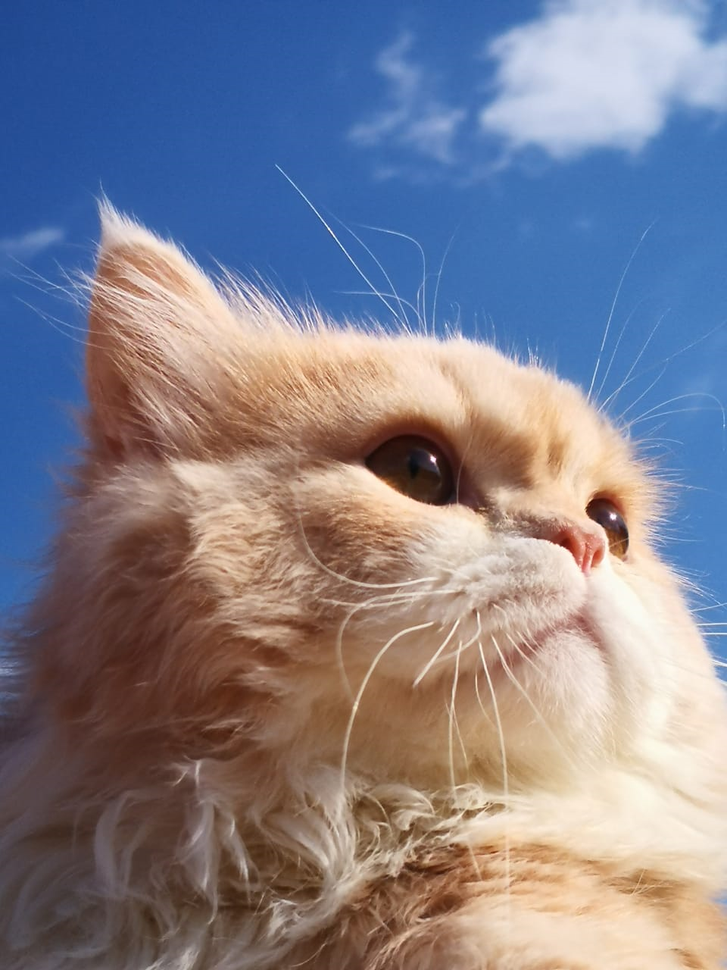
#> input picture image_manipulation_task/papsie-tiff.tiff, 727 x 970 px, shrunk from 960 x 1280 before the run, found by its file name
$ python Task1_Histogram.py
#> lines starting #> are read from the running program, lines starting #| are printed output that depends on the picture
import cv2
import matplotlib.pyplot as plt

imgpath = r"D:\Documents\FEE\Sem_06\Digital_Image_Processing\image_manipulation_task\papsie-tiff.tiff"
img = cv2.imread(imgpath)
#> img is the input picture: shape (970, 727, 3); mean B, G, R 140.9, 127.8, 129.7

# showing the image before :

cv2.imshow('Image', img)
cv2.waitKey()

img = cv2.cvtColor(img, cv2.COLOR_BGR2RGB)

# Color Channels Histogram
red_hist = cv2.calcHist([img], [0], None, [256], [0, 255])
#> red_hist = 256 values, max 9497 at index 65, min 0 at index 0, mean 2750.3
green_hist = cv2.calcHist([img], [1], None, [256], [0, 255])
#> green_hist = 256 values, max 10387 at index 117, min 0 at index 0, mean 2754.6
blue_hist = cv2.calcHist([img], [2], None, [256], [0, 255])
#> blue_hist = 256 values, max 11303 at index 182, min 0 at index 255, mean 2754.3

hist_before = [red_hist, green_hist, blue_hist]

plt.subplot(4, 1, 1)
plt.imshow(img)
plt.title('image')
plt.xticks([])
plt.yticks([])

plt.subplot(4, 1, 2)
plt.plot(red_hist, color='r')
plt.xlim([0, 255])
plt.title('red histogram')

plt.subplot(4, 1, 3)
plt.plot(green_hist, color='g')
plt.xlim([4, 255])
plt.title('green histogram')

plt.subplot(4, 1, 4)
plt.plot(blue_hist, color='b')
plt.xlim([0, 255])
plt.title('blue histogram')

plt.tight_layout()
plt.show()
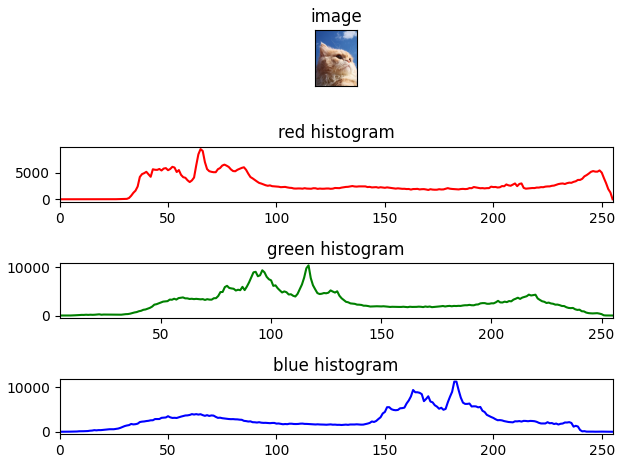
#> figure drawn by matplotlib, 4 panels; panel 2: curve peaks at x = 65, y = 9497; panel 3: curve peaks at x = 117, y = 10387; panel 4: curve peaks at x = 182, y = 11303

#--------------

# 2: increasing contrast, and leaving the brightness the same:

alpha = 1.7 #contrast control
beta = 0 #brightness control

img2 = cv2.convertScaleAbs(img, alpha=alpha, beta=beta)
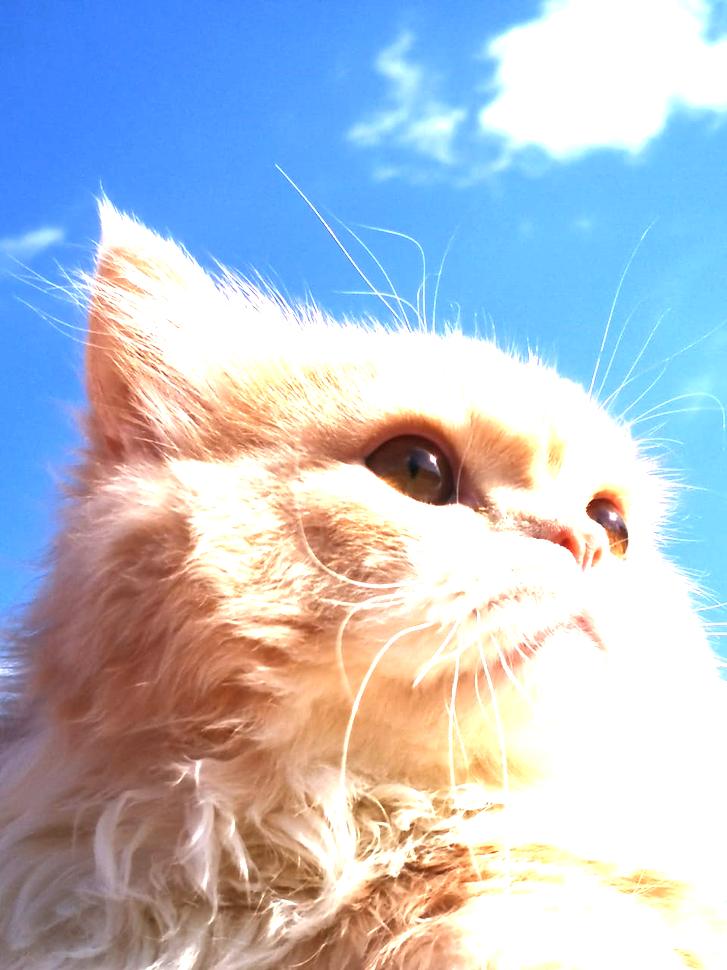
#> img2: shape (970, 727, 3); mean R, G, B 181.8, 191.3, 206.5

# showing the new image :
cv2.imshow('Image', img2)
cv2.waitKey()

#--------------

# 3: reducing the brightness:

alpha = 2
beta = -20

img2 = cv2.convertScaleAbs(img2, alpha=alpha, beta=beta)
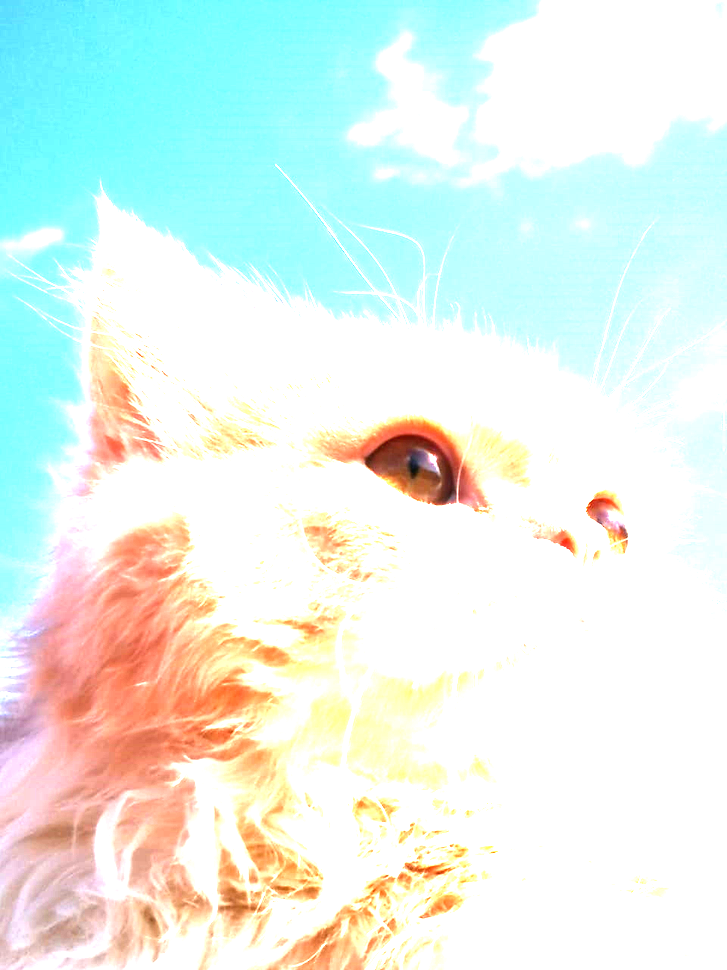
#> img2: shape (970, 727, 3); mean R, G, B 228.2, 242.6, 235.2

cv2.imshow('Image', img2)
cv2.waitKey(0)

#--------------

#4: Showing the new histogram:
red_hist = cv2.calcHist([img2], [0], None, [256], [0, 255])
#> red_hist = 256 values, max 9497 at index 200, min 0 at index 0, mean 980
green_hist = cv2.calcHist([img2], [1], None, [256], [0, 255])
#> green_hist = 256 values, max 6145 at index 252, min 0 at index 0, mean 531.2
blue_hist = cv2.calcHist([img2], [2], None, [256], [0, 255])
#> blue_hist = 256 values, max 3975 at index 188, min 0 at index 1, mean 631.8

hist_after = [red_hist, green_hist, blue_hist]
plt.subplot(4, 1, 1)
plt.imshow(img)
plt.title('image')
plt.xticks([])
plt.yticks([])

plt.subplot(4, 1, 2)
plt.plot(red_hist, color='r')
plt.xlim([0, 255])
plt.title('red histogram')

plt.subplot(4, 1, 3)
plt.plot(green_hist, color='g')
plt.xlim([4, 255])
plt.title('green histogram')

plt.subplot(4, 1, 4)
plt.plot(blue_hist, color='b')
plt.xlim([0, 255])
plt.title('blue histogram')

plt.tight_layout()
plt.show()
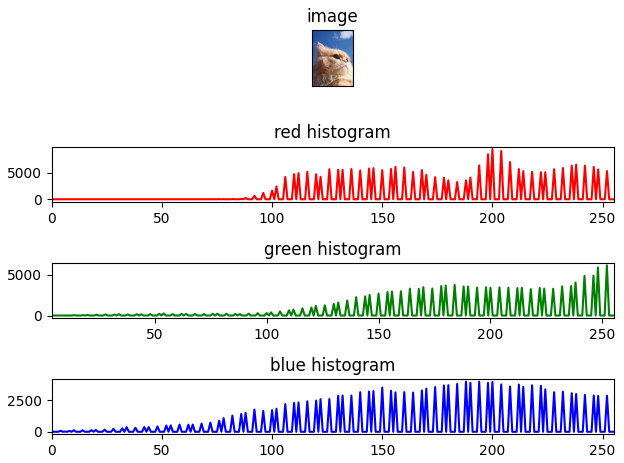
#> figure drawn by matplotlib, 4 panels; panel 2: curve peaks at x = 200, y = 9497; panel 3: curve peaks at x = 252, y = 6145; panel 4: curve peaks at x = 188, y = 3975
